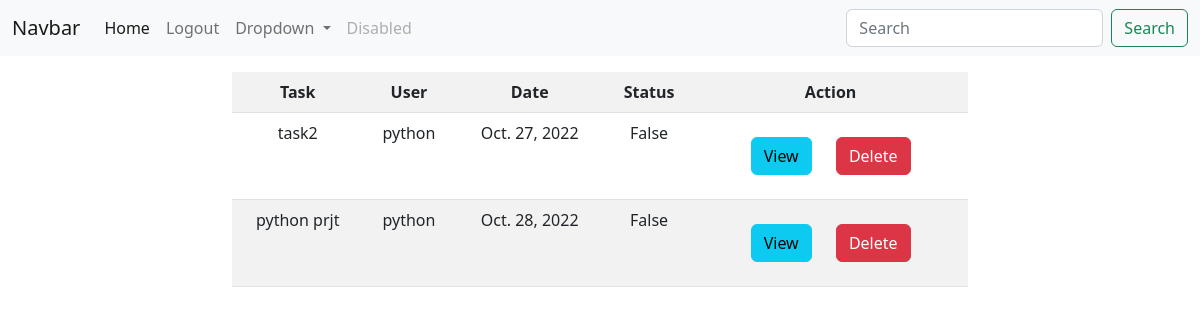
Before: /web/todoss/alll/ (signed in) with the older database file.
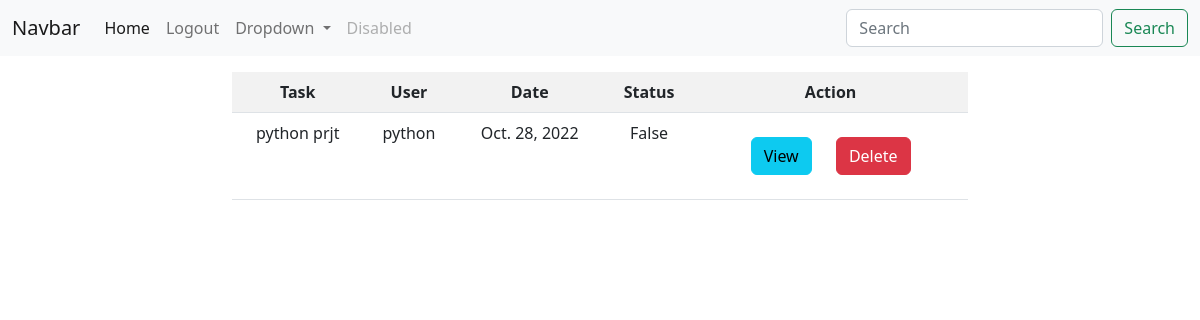
After: the same page with the newer database file.
### todoapp/models.py (models this page shows)
class Todos(models.Model):
    task_name=models.CharField(max_length=200)
    user=models.ForeignKey(User,on_delete=models.CASCADE)
    status=models.BooleanField(default=False)
    create_date=models.DateField(auto_now_add=True)

### todoweb/views.py (the view)
# urls.py: path('todoss/alll/',views.TodoListView.as_view(),name="alltodos"),
@method_decorator(signin_required,name="dispatch")
class TodoListView(ListView):
    template_name="todo-list.html"
    model=Todos
    context_object_name="todos"
    def get_queryset(self):
        return Todos.objects.filter(user=self.request.user)

### todoweb/views.py (called while the page is built)
def signin_required(fn):
    def wrapper(request,*args,**kw):
        if not request.user.is_authenticated:
            messages.error(request,"You must log in")
            return redirect("signin")
        else:
            return fn(request,*args,**kw)
    return wrapper

### todoweb/templates/todo-list.html
{%extends 'base.html'%}
{%block body_block%}
<div class="row">
    <div class="col-2"></div>
    <div class="col-8">
        <table class="table table-striped table-hover mt-3 text-center">
            <tr>
                <th>Task</th>
                <th>User</th>
                <th>Date</th>
                <th>Status</th>
                <th>Action</th>
            </tr>
            {%for todo in todos%}
            <tr>
                <td>{{todo.task_name}}</td>
                <td>{{todo.user}}</td>
                <td>{{todo.create_date}}</td>
                <td>{{todo.status}}</td>
                <td class="">
                    <a href="{%url 'todos-details' todo.id%}" class="btn btn-info m-3">View</a>
                    <a href="{%url 'todos-delete' todo.id%}" class="btn btn-danger m-3 ms-1">Delete</a>
                </td>
            </tr>
            {%endfor%}
        </table>
    </div>
    <div class="col-2"></div>
</div>
{%endblock%}

Changed rows visible on the page:
removed Todos: task_name "task2", user "python", create_date "Oct. 27, 2022", status "False"
